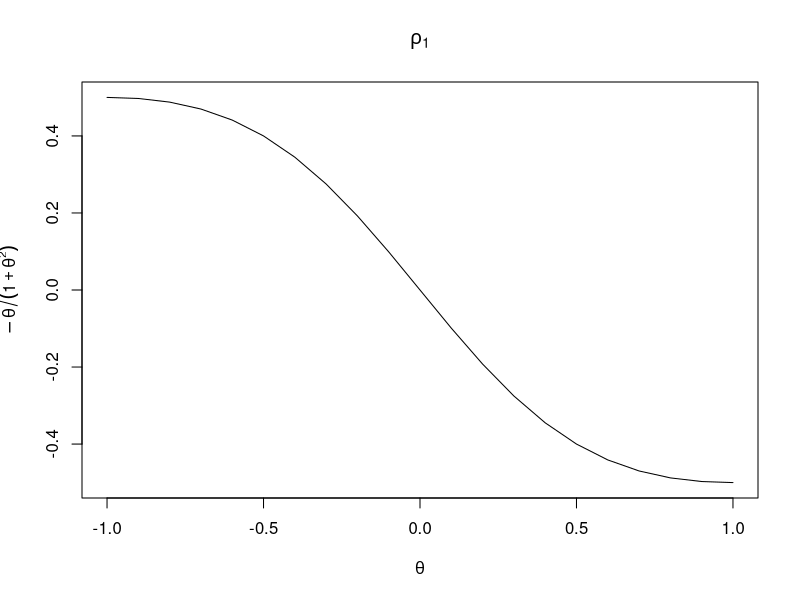
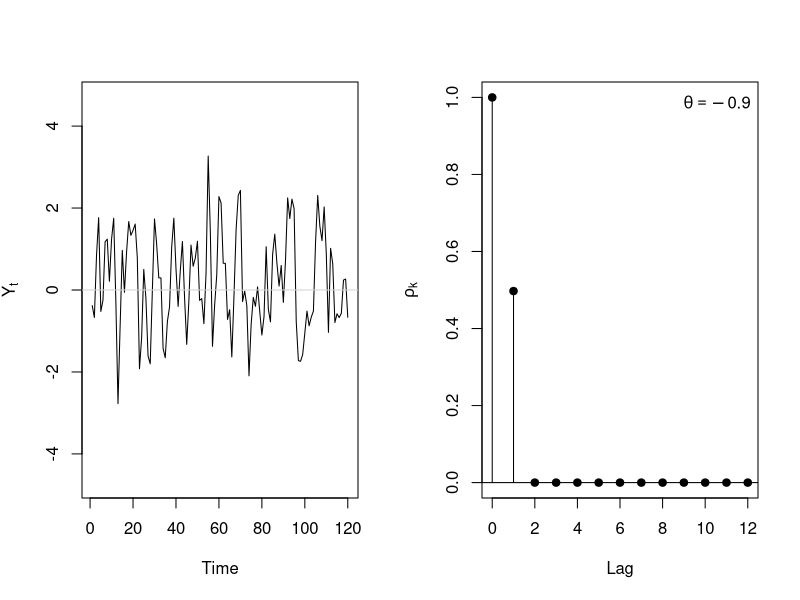
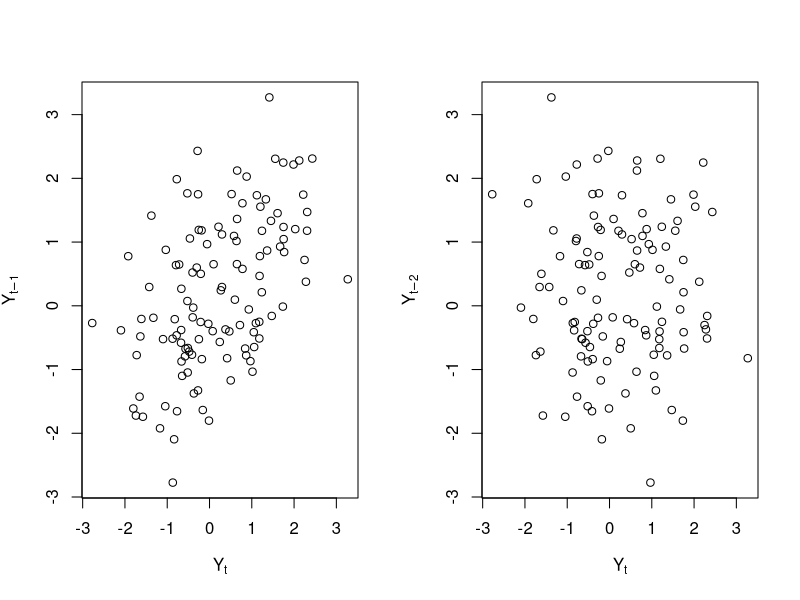
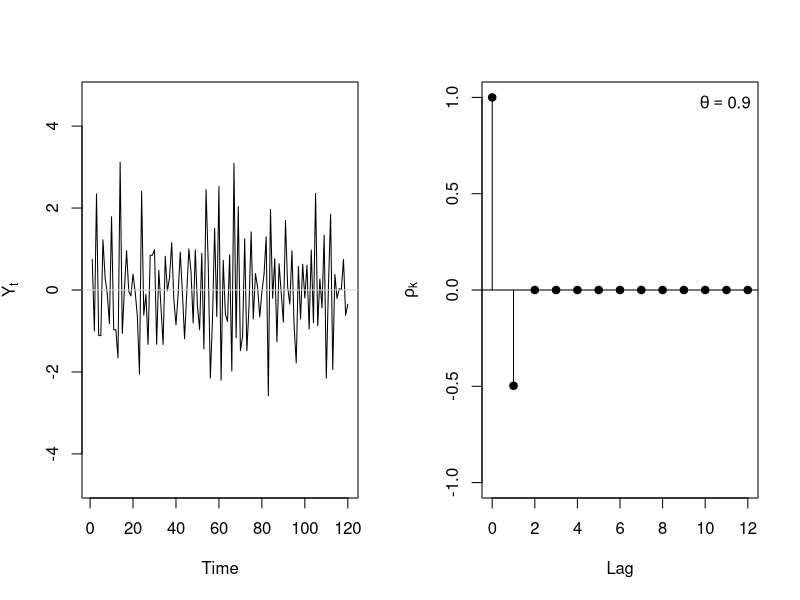
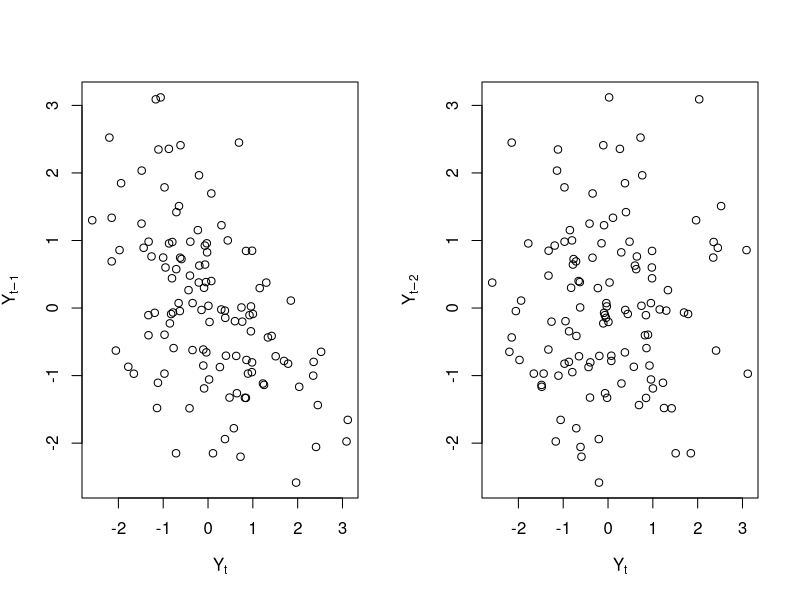
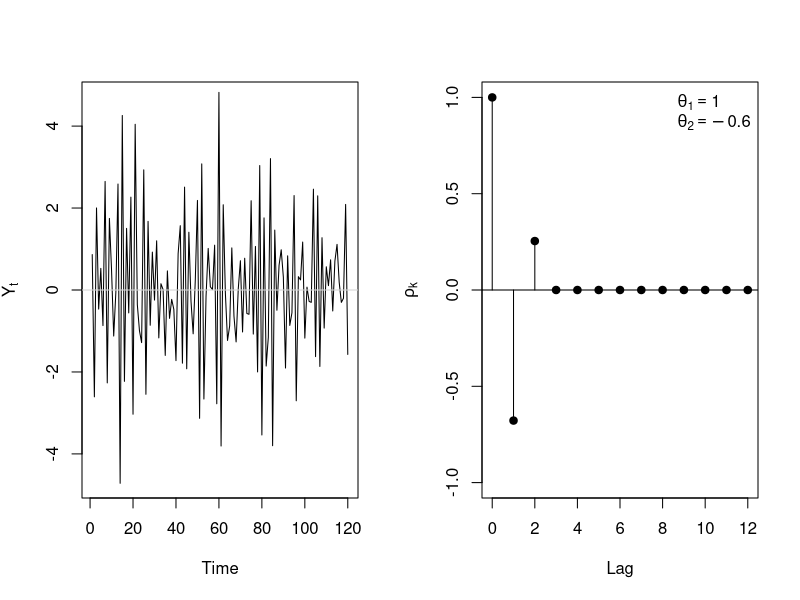
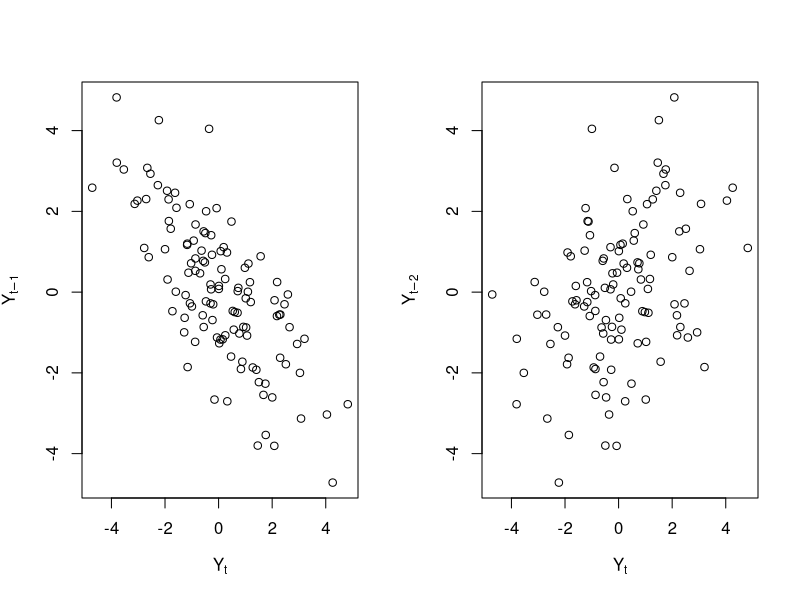
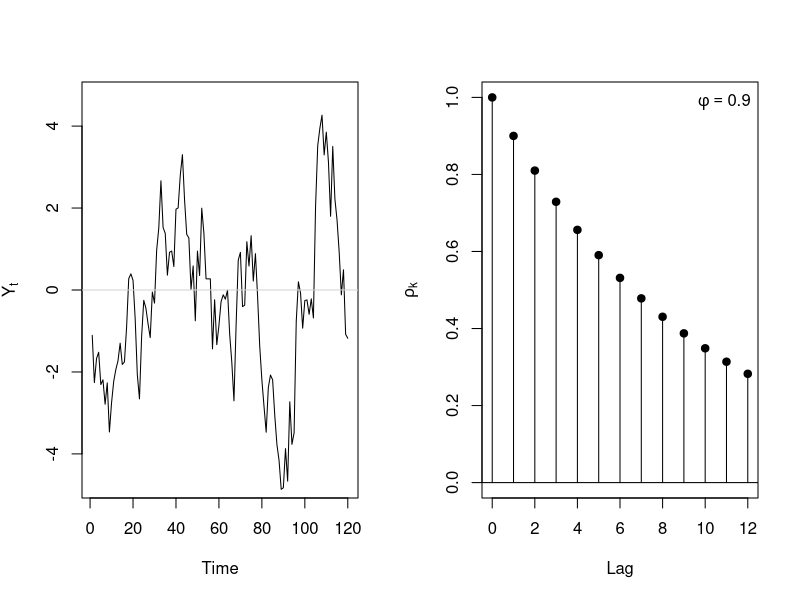

Write R code to recreate these figures, in order.
### R code from vignette source '/home/zeileis/svn/projects/AER/Teaching/TimeSeriesAnalysis/Ch04-StationarySeries.Rnw'

###################################################
### code chunk number 1: setup
###################################################
options(prompt = "R> ", continue = "+  ", width = 64,
  digits = 4, show.signif.stars = FALSE, useFancyQuotes = FALSE)
library("AER")
set.seed(1071)


###################################################
### code chunk number 2: ma1-ac1
###################################################
theta <- -10:10/10
plot(theta, -theta / (1 + theta^2), type = "l",
  xlab = expression(theta), ylab = expression(-theta / (1 + theta^2)), main = expression(rho[1]))


###################################################
### code chunk number 3: arma-plot-functions
###################################################
plot_proc <- function(ar = numeric(0), ma = numeric(0), n = 120,
  ylab = expression(Y[t]), ylim = c(-4.7, 4.7), ...)
{
  x <- arima.sim(model = list(ar = ar, ma = ma), n = n)
  plot(x, ylab = ylab, ylim = ylim, ...)
  abline(h = 0, col = "lightgray")
  invisible(x)
}

plot_acf <- function(ar = numeric(0), ma = numeric(0), lag.max = 12, pacf = FALSE,
  ylim = NULL, pch = 19, xlab = "Lag", ylab = expression(rho[k]), ...)
{
  acf_sim <- ARMAacf(ar = ar, ma = ma, lag.max = lag.max, pacf = pacf)
  if(is.null(ylim)) ylim <- if(all(acf_sim >= 0)) c(0, 1) else c(-1, 1)
  plot(0:lag.max, acf_sim, ylim = ylim, pch = pch, xlab = xlab, ylab = ylab, ...)
  lines(0:lag.max, acf_sim, type = "h")
  abline(h = 0)
  invisible(acf_sim)
}

plot_lag <- function(y, lag = 1, xlab = expression(Y[t]), ylab = NULL, ...)
{
  if(is.null(ylab)) ylab <- parse(text = paste("Y[t-", lag, "]", sep = ""))
  plot(y, lag(y, -lag), xy.labels = FALSE, xy.lines = FALSE,
    xlab = xlab, ylab = ylab, ...)
}


###################################################
### code chunk number 4: ma1-sim
###################################################
par(mfrow = c(1, 2))
set.seed(1)
y <- plot_proc(ma = 0.9)
plot_acf(ma = 0.9)
legend("topright", expression(theta == -0.9), bty = "n")


###################################################
### code chunk number 5: ma1-sim1
###################################################
par(mfrow = c(1, 2))
plot_lag(y, 1)
plot_lag(y, 2)


###################################################
### code chunk number 6: ma1b-sim
###################################################
par(mfrow = c(1, 2))
set.seed(1)
y <- plot_proc(ma = -0.9)
plot_acf(ma = -0.9)
legend("topright", expression(theta == 0.9), bty = "n")


###################################################
### code chunk number 7: ma1b-sim1
###################################################
par(mfrow = c(1, 2))
plot_lag(y, 1)
plot_lag(y, 2)


###################################################
### code chunk number 8: ma2-sim
###################################################
par(mfrow = c(1, 2))
set.seed(2)
y <- plot_proc(ma = -c(1, -0.6))
plot_acf(ma = -c(1, -0.6))
legend("topright", expression(theta[1] == 1, theta[2] == -0.6), bty = "n")


###################################################
### code chunk number 9: ma2-sim1
###################################################
par(mfrow = c(1, 2))
plot_lag(y, 1)
plot_lag(y, 2)


###################################################
### code chunk number 10: ar1a-sim1
###################################################
par(mfrow = c(1, 2))
set.seed(0)
y <- plot_proc(ar = 0.9)
plot_acf(ar = 0.9)
legend("topright", expression(phi == 0.9), bty = "n")


###################################################
### code chunk number 11: ar1a-sim2
###################################################
par(mfrow = c(2, 2), mar = c(4, 4, 1, 1))
plot_lag(y, 1)
plot_lag(y, 2)
plot_lag(y, 3)
plot_lag(y, 4)


###################################################
### code chunk number 12: ar1b-sim1
###################################################
par(mfrow = c(1, 2))
set.seed(2)
y <- plot_proc(ar = 0.7)
plot_acf(ar = 0.7)
legend("topright", expression(phi == 0.7), bty = "n")


###################################################
### code chunk number 13: ar1c-sim1
###################################################
par(mfrow = c(1, 2))
set.seed(2)
y <- plot_proc(ar = 0.4)
plot_acf(ar = 0.4)
legend("topright", expression(phi == 0.4), bty = "n")


###################################################
### code chunk number 14: ar1d-sim1
###################################################
par(mfrow = c(1, 2))
set.seed(2)
y <- plot_proc(ar = -0.5)
plot_acf(ar = -0.5)
legend("topright", expression(phi == -0.5), bty = "n")


###################################################
### code chunk number 15: ar1e-sim1
###################################################
par(mfrow = c(1, 2))
set.seed(2)
y <- plot_proc(ar = -0.8)
plot_acf(ar = -0.8)
legend("topright", expression(phi == -0.8), bty = "n")


###################################################
### code chunk number 16: ar2-roots
###################################################
plot(0, 0, xlab = expression(phi[1]), ylab = expression(phi[2]), xlim = c(-2, 2), ylim = c(-1, 1), type = "n")
phi1 <- -20:20/10
polygon(c(-2, 0, 2, 0), c(-1, 1, -1, -1), col = gray(0.85))
polygon(phi1, -phi1^2/4, col = gray(0.72))
lines(phi1, -phi1^2/4)
lines(phi1, ifelse(phi1 < 0, 1 + phi1, 1 - phi1))
abline(h = 0, lty = 3)
abline(v = 0, lty = 3)
text(0, 0.4, "real roots")
text(0, -0.5, "complex roots")
text(1.5, 0.7, expression(phi[1]^2 + 4 * phi[2] == 0))
arrows(1.5, 0.65, 0.8, -0.8^2 /4 + 0.05, length = 0.1)


###################################################
### code chunk number 17: ar2a-sim1
###################################################
par(mfrow = c(1, 2))
set.seed(1)
y <- plot_proc(ar = c(0.5, 0.25))
plot_acf(ar = c(0.5, 0.25))
legend("topright", expression(phi[1] == 0.5, phi[2] == 0.25), bty = "n")


###################################################
### code chunk number 18: ar2b-sim1
###################################################
par(mfrow = c(1, 2))
set.seed(1)
y <- plot_proc(ar = c(1, -0.25))
plot_acf(ar = c(1, -0.25))
legend("topright", expression(phi[1] == 1.0, phi[2] == -0.25), bty = "n")


###################################################
### code chunk number 19: ar2c-sim1
###################################################
par(mfrow = c(1, 2))
set.seed(1070)
y <- plot_proc(ar = c(1.5, -0.75))
plot_acf(ar = c(1.5, -0.75))
legend("topright", expression(phi[1] == 1.5, phi[2] == -0.75), bty = "n")


###################################################
### code chunk number 20: ar2d-sim1
###################################################
par(mfrow = c(1, 2))
set.seed(1)
y <- plot_proc(ar = c(1, -0.6))
plot_acf(ar = c(1, -0.6))
legend("topright", expression(phi[1] == 1.0, phi[2] == -0.6), bty = "n")
